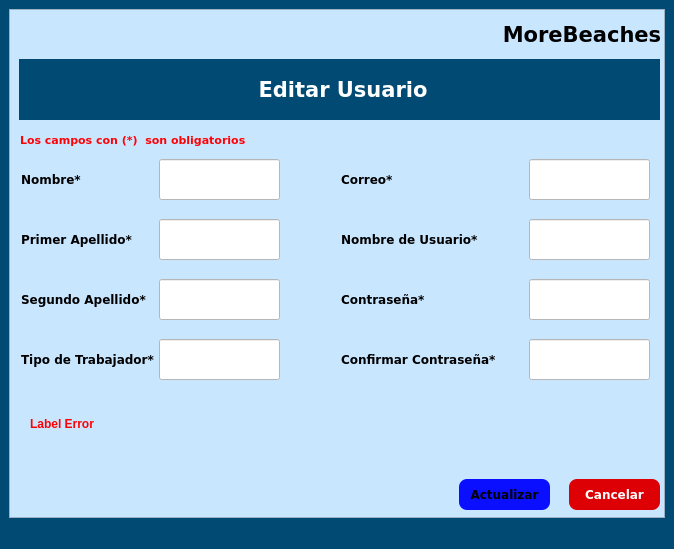
<?xml version="1.0" encoding="UTF-8"?>
<ui version="4.0">
 <class>MainWindow</class>
 <widget class="QMainWindow" name="MainWindow">
  <property name="geometry">
   <rect>
    <x>0</x>
    <y>0</y>
    <width>674</width>
    <height>549</height>
   </rect>
  </property>
  <property name="windowTitle">
   <string>MoreBeaches  Editar Usuario</string>
  </property>
  <property name="windowIcon">
   <iconset>
    <normaloff>FormatFactoryAgregar un título.ico</normaloff>FormatFactoryAgregar un título.ico</iconset>
  </property>
  <property name="styleSheet">
   <string notr="true">background-color: rgb(0, 74, 116);</string>
  </property>
  <widget class="QWidget" name="centralwidget">
   <layout class="QHBoxLayout" name="horizontalLayout">
    <item>
     <widget class="QFrame" name="frame_NuevoCalculo">
      <property name="styleSheet">
       <string notr="true">QFrame{
background-color: rgb(201, 230, 255);
}
QLabel{
background-color: #000000ff;
color::rgb(0, 74, 116);
border:8px solid#000000ff;
}
QLineButton{
border:0px;
color:rgb(255, 255, 255);
border-bottom:2px solid rgb(61,61,61);
}
QPushButton{
background-color:rgb(0, 74, 116);
border-radius:15px;
color: rgb(255, 255, 255);
}

QLineEdit{
background-color: rgb(255, 255, 255);
}
QPushButton:hover{
background-color: rgb(0, 12, 255);
border-radius:15px;
color: rgb(0, 0, 0);
}

</string>
      </property>
      <property name="frameShape">
       <enum>QFrame::StyledPanel</enum>
      </property>
      <property name="frameShadow">
       <enum>QFrame::Raised</enum>
      </property>
      <widget class="QLabel" name="label_NuevoCalculo">
       <property name="geometry">
        <rect>
         <x>10</x>
         <y>50</y>
         <width>641</width>
         <height>61</height>
        </rect>
       </property>
       <property name="font">
        <font>
         <family>Verdana</family>
         <pointsize>16</pointsize>
         <weight>75</weight>
         <bold>true</bold>
        </font>
       </property>
       <property name="styleSheet">
        <string notr="true">background-color: rgb(0, 74, 116);
color: rgb(255, 255, 255);</string>
       </property>
       <property name="text">
        <string>&lt;html&gt;&lt;head/&gt;&lt;body&gt;&lt;p align=&quot;center&quot;&gt;Editar Usuario&lt;/p&gt;&lt;/body&gt;&lt;/html&gt;</string>
       </property>
      </widget>
      <widget class="QLabel" name="label_DensidadArena">
       <property name="geometry">
        <rect>
         <x>0</x>
         <y>150</y>
         <width>211</width>
         <height>41</height>
        </rect>
       </property>
       <property name="font">
        <font>
         <family>Verdana</family>
         <pointsize>9</pointsize>
         <weight>75</weight>
         <bold>true</bold>
        </font>
       </property>
       <property name="text">
        <string>Nombre*</string>
       </property>
      </widget>
      <widget class="QLineEdit" name="lineEdit_Nombre">
       <property name="geometry">
        <rect>
         <x>150</x>
         <y>150</y>
         <width>121</width>
         <height>41</height>
        </rect>
       </property>
       <property name="cursor">
        <cursorShape>IBeamCursor</cursorShape>
       </property>
       <property name="styleSheet">
        <string notr="true">background-color: rgb(255, 255, 255);</string>
       </property>
       <property name="maxLength">
        <number>20</number>
       </property>
      </widget>
      <widget class="QLabel" name="label_DensidadMar">
       <property name="geometry">
        <rect>
         <x>0</x>
         <y>210</y>
         <width>211</width>
         <height>41</height>
        </rect>
       </property>
       <property name="font">
        <font>
         <family>Verdana</family>
         <pointsize>9</pointsize>
         <weight>75</weight>
         <bold>true</bold>
        </font>
       </property>
       <property name="text">
        <string>Primer Apellido*</string>
       </property>
      </widget>
      <widget class="QLineEdit" name="lineEdit_PrimerApellido">
       <property name="geometry">
        <rect>
         <x>150</x>
         <y>210</y>
         <width>121</width>
         <height>41</height>
        </rect>
       </property>
       <property name="styleSheet">
        <string notr="true">background-color: rgb(255, 255, 255);</string>
       </property>
       <property name="maxLength">
        <number>20</number>
       </property>
      </widget>
      <widget class="QLabel" name="label_CoeficientePorocidad">
       <property name="geometry">
        <rect>
         <x>0</x>
         <y>270</y>
         <width>221</width>
         <height>41</height>
        </rect>
       </property>
       <property name="font">
        <font>
         <family>Verdana</family>
         <pointsize>9</pointsize>
         <weight>75</weight>
         <bold>true</bold>
        </font>
       </property>
       <property name="text">
        <string>Segundo Apellido*</string>
       </property>
      </widget>
      <widget class="QLineEdit" name="lineEdit_SegundoApellido">
       <property name="geometry">
        <rect>
         <x>150</x>
         <y>270</y>
         <width>121</width>
         <height>41</height>
        </rect>
       </property>
       <property name="styleSheet">
        <string notr="true">background-color: rgb(255, 255, 255);</string>
       </property>
       <property name="maxLength">
        <number>20</number>
       </property>
      </widget>
      <widget class="QLabel" name="label_AnguloR">
       <property name="geometry">
        <rect>
         <x>0</x>
         <y>330</y>
         <width>191</width>
         <height>41</height>
        </rect>
       </property>
       <property name="font">
        <font>
         <family>Verdana</family>
         <pointsize>9</pointsize>
         <weight>75</weight>
         <bold>true</bold>
        </font>
       </property>
       <property name="text">
        <string>Tipo de Trabajador*</string>
       </property>
      </widget>
      <widget class="QLabel" name="label_IndiceR">
       <property name="geometry">
        <rect>
         <x>320</x>
         <y>150</y>
         <width>191</width>
         <height>41</height>
        </rect>
       </property>
       <property name="font">
        <font>
         <family>Verdana</family>
         <pointsize>9</pointsize>
         <weight>75</weight>
         <bold>true</bold>
        </font>
       </property>
       <property name="text">
        <string>Correo*</string>
       </property>
      </widget>
      <widget class="QLabel" name="label_Ubicacion">
       <property name="geometry">
        <rect>
         <x>320</x>
         <y>210</y>
         <width>191</width>
         <height>41</height>
        </rect>
       </property>
       <property name="font">
        <font>
         <family>Verdana</family>
         <pointsize>9</pointsize>
         <weight>75</weight>
         <bold>true</bold>
        </font>
       </property>
       <property name="text">
        <string>Nombre de Usuario*</string>
       </property>
      </widget>
      <widget class="QLabel" name="label_SGCTS_GeoCuba">
       <property name="geometry">
        <rect>
         <x>460</x>
         <y>0</y>
         <width>221</width>
         <height>51</height>
        </rect>
       </property>
       <property name="font">
        <font>
         <family>Verdana</family>
         <pointsize>12</pointsize>
         <weight>75</weight>
         <bold>true</bold>
        </font>
       </property>
       <property name="styleSheet">
        <string notr="true">background-color: #000000ff;
color: rgb(0, 0, 0);</string>
       </property>
       <property name="text">
        <string>&lt;html&gt;&lt;head/&gt;&lt;body&gt;&lt;p align=&quot;center&quot;&gt;&lt;span style=&quot; font-size:16pt;&quot;&gt;MoreBeaches&lt;/span&gt;&lt;/p&gt;&lt;/body&gt;&lt;/html&gt;</string>
       </property>
      </widget>
      <widget class="QLineEdit" name="lineEdit_NombreUsuario">
       <property name="geometry">
        <rect>
         <x>520</x>
         <y>210</y>
         <width>121</width>
         <height>41</height>
        </rect>
       </property>
       <property name="styleSheet">
        <string notr="true">background-color: rgb(255, 255, 255);</string>
       </property>
       <property name="maxLength">
        <number>20</number>
       </property>
      </widget>
      <widget class="QLineEdit" name="lineEdit_Correo">
       <property name="geometry">
        <rect>
         <x>520</x>
         <y>150</y>
         <width>121</width>
         <height>41</height>
        </rect>
       </property>
       <property name="styleSheet">
        <string notr="true">background-color: rgb(255, 255, 255);</string>
       </property>
       <property name="maxLength">
        <number>50</number>
       </property>
      </widget>
      <widget class="QLineEdit" name="lineEdit_TipoTrabajador">
       <property name="geometry">
        <rect>
         <x>150</x>
         <y>330</y>
         <width>121</width>
         <height>41</height>
        </rect>
       </property>
       <property name="styleSheet">
        <string notr="true">background-color: rgb(255, 255, 255);</string>
       </property>
       <property name="maxLength">
        <number>20</number>
       </property>
      </widget>
      <widget class="QPushButton" name="but_actualizarUsuario">
       <property name="geometry">
        <rect>
         <x>450</x>
         <y>470</y>
         <width>91</width>
         <height>31</height>
        </rect>
       </property>
       <property name="font">
        <font>
         <family>Verdana</family>
         <pointsize>9</pointsize>
         <weight>75</weight>
         <bold>true</bold>
        </font>
       </property>
       <property name="styleSheet">
        <string notr="true">QPushButton{
background-color: rgb(11, 15, 255);
color: rgb(0, 0, 0);
border-radius:8px;
}

QPushButton:hover{
background-color: rgb(16, 132, 255);
border-top-left-radius:12px;
border-bottom-left-radius:12px;

}</string>
       </property>
       <property name="text">
        <string>Actualizar</string>
       </property>
      </widget>
      <widget class="QPushButton" name="butCancelarEditarUsuario">
       <property name="geometry">
        <rect>
         <x>560</x>
         <y>470</y>
         <width>91</width>
         <height>31</height>
        </rect>
       </property>
       <property name="font">
        <font>
         <family>Verdana</family>
         <pointsize>9</pointsize>
         <weight>75</weight>
         <bold>true</bold>
        </font>
       </property>
       <property name="styleSheet">
        <string notr="true">QPushButton{
color: rgb(255, 255, 255);
	background-color: rgb(221, 1, 5);
border-radius:8px;
}

QPushButton:hover{
background-color: rgb(255, 120, 129);
border-top-left-radius:12px;
border-bottom-left-radius:12px;

}</string>
       </property>
       <property name="text">
        <string>Cancelar</string>
       </property>
      </widget>
      <widget class="QLabel" name="label_Error">
       <property name="geometry">
        <rect>
         <x>10</x>
         <y>400</y>
         <width>641</width>
         <height>31</height>
        </rect>
       </property>
       <property name="styleSheet">
        <string notr="true">color: rgb(255, 1, 5);</string>
       </property>
       <property name="text">
        <string>&lt;html&gt;&lt;head/&gt;&lt;body&gt;&lt;p&gt;&lt;span style=&quot; font-weight:600;&quot;&gt;Label Error&lt;/span&gt;&lt;/p&gt;&lt;/body&gt;&lt;/html&gt;</string>
       </property>
      </widget>
      <widget class="QLabel" name="label_2">
       <property name="geometry">
        <rect>
         <x>0</x>
         <y>110</y>
         <width>261</width>
         <height>41</height>
        </rect>
       </property>
       <property name="font">
        <font>
         <family>Verdana</family>
         <pointsize>8</pointsize>
         <weight>75</weight>
         <bold>true</bold>
        </font>
       </property>
       <property name="styleSheet">
        <string notr="true">color: rgb(255, 1, 5);</string>
       </property>
       <property name="text">
        <string>Los campos con (*)  son obligatorios</string>
       </property>
      </widget>
      <widget class="QLabel" name="label_Ubicacion_2">
       <property name="geometry">
        <rect>
         <x>320</x>
         <y>270</y>
         <width>191</width>
         <height>41</height>
        </rect>
       </property>
       <property name="font">
        <font>
         <family>Verdana</family>
         <pointsize>9</pointsize>
         <weight>75</weight>
         <bold>true</bold>
        </font>
       </property>
       <property name="text">
        <string>Contraseña*</string>
       </property>
      </widget>
      <widget class="QLineEdit" name="lineEdit_Contrasena">
       <property name="geometry">
        <rect>
         <x>520</x>
         <y>270</y>
         <width>121</width>
         <height>41</height>
        </rect>
       </property>
       <property name="styleSheet">
        <string notr="true">background-color: rgb(255, 255, 255);</string>
       </property>
       <property name="maxLength">
        <number>25</number>
       </property>
       <property name="echoMode">
        <enum>QLineEdit::Password</enum>
       </property>
      </widget>
      <widget class="QLabel" name="label_Ubicacion_3">
       <property name="geometry">
        <rect>
         <x>320</x>
         <y>330</y>
         <width>191</width>
         <height>41</height>
        </rect>
       </property>
       <property name="font">
        <font>
         <family>Verdana</family>
         <pointsize>9</pointsize>
         <weight>75</weight>
         <bold>true</bold>
        </font>
       </property>
       <property name="text">
        <string>Confirmar Contraseña*</string>
       </property>
      </widget>
      <widget class="QLineEdit" name="lineEdit_ConfirmarConstrasena">
       <property name="geometry">
        <rect>
         <x>520</x>
         <y>330</y>
         <width>121</width>
         <height>41</height>
        </rect>
       </property>
       <property name="styleSheet">
        <string notr="true">background-color: rgb(255, 255, 255);</string>
       </property>
       <property name="maxLength">
        <number>25</number>
       </property>
       <property name="echoMode">
        <enum>QLineEdit::Password</enum>
       </property>
      </widget>
      <widget class="QLabel" name="label">
       <property name="geometry">
        <rect>
         <x>440</x>
         <y>0</y>
         <width>51</width>
         <height>51</height>
        </rect>
       </property>
       <property name="text">
        <string/>
       </property>
       <property name="pixmap">
        <pixmap>Agregar_un_título-removebg-preview.png</pixmap>
       </property>
       <property name="scaledContents">
        <bool>true</bool>
       </property>
      </widget>
     </widget>
    </item>
   </layout>
  </widget>
  <widget class="QStatusBar" name="statusbar"/>
 </widget>
 <resources/>
 <connections/>
</ui>
